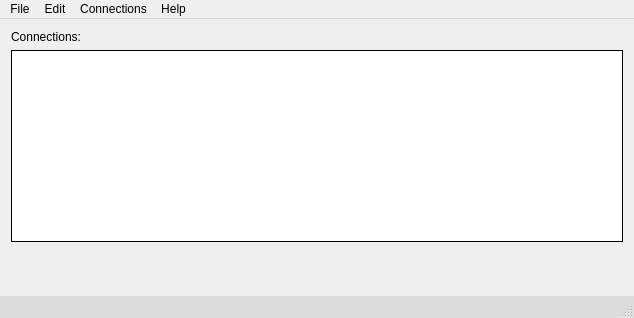
<?xml version="1.0" encoding="UTF-8"?>
<ui version="4.0">
 <class>MainWindow</class>
 <widget class="QMainWindow" name="MainWindow">
  <property name="geometry">
   <rect>
    <x>0</x>
    <y>0</y>
    <width>634</width>
    <height>318</height>
   </rect>
  </property>
  <property name="windowTitle">
   <string>wwanEric</string>
  </property>
  <property name="styleSheet">
   <string notr="true">QMainWindow::separator::vertical 
{
     background :qlineargradient(spread:pad, x1:1, y1:0.5, x2:0, y2:0.5, stop:0 rgba(160, 160, 160, 255), stop:1 rgba(255, 255, 255, 255));
     width: 5px; /* when vertical */
     height: 5px; /* when horizontal */
 
     border-radius: 2px;
}
 
QMainWindow::separator:hover::vertical 
{
     background:qlineargradient(spread:pad, x1:0, y1:0, x2:1, y2:0, stop:0 rgba(100, 100, 100, 255), stop:1 rgba(255, 255, 255, 255));
}
 
QMainWindow::separator::horizontal
{
     background :qlineargradient(spread:pad, x1:0.5, y1:1, x2:0.5, y2:0, stop:0 rgba(160, 160, 160, 255), stop:1 rgba(255, 255, 255, 255));
     width: 5px; /* when vertical */
     height: 5px; /* when horizontal */
 
     border-radius: 2px;
}
 
QMainWindow::separator:hover::horizontal
{
     background:qlineargradient(spread:pad, x1:0.5, y1:0, x2:0.5, y2:1, stop:0 rgba(100, 100, 100, 255), stop:1 rgba(255, 255, 255, 255));
}

</string>
  </property>
  <widget class="QWidget" name="centralWidget">
   <layout class="QVBoxLayout" name="verticalLayout">
    <item>
     <widget class="QLabel" name="labelConnections">
      <property name="text">
       <string>Connections:</string>
      </property>
     </widget>
    </item>
    <item>
     <widget class="QTableWidget" name="connectionsWidget">
      <property name="frameShape">
       <enum>QFrame::Box</enum>
      </property>
      <property name="frameShadow">
       <enum>QFrame::Plain</enum>
      </property>
      <property name="editTriggers">
       <set>QAbstractItemView::NoEditTriggers</set>
      </property>
      <property name="alternatingRowColors">
       <bool>true</bool>
      </property>
      <property name="selectionMode">
       <enum>QAbstractItemView::SingleSelection</enum>
      </property>
      <property name="selectionBehavior">
       <enum>QAbstractItemView::SelectRows</enum>
      </property>
      <property name="iconSize">
       <size>
        <width>24</width>
        <height>24</height>
       </size>
      </property>
      <property name="showGrid">
       <bool>false</bool>
      </property>
      <property name="wordWrap">
       <bool>false</bool>
      </property>
      <property name="cornerButtonEnabled">
       <bool>false</bool>
      </property>
      <attribute name="horizontalHeaderVisible">
       <bool>false</bool>
      </attribute>
      <attribute name="horizontalHeaderStretchLastSection">
       <bool>true</bool>
      </attribute>
      <attribute name="verticalHeaderVisible">
       <bool>false</bool>
      </attribute>
     </widget>
    </item>
    <item>
     <spacer name="verticalSpacer">
      <property name="orientation">
       <enum>Qt::Vertical</enum>
      </property>
      <property name="sizeHint" stdset="0">
       <size>
        <width>20</width>
        <height>40</height>
       </size>
      </property>
     </spacer>
    </item>
   </layout>
  </widget>
  <widget class="QMenuBar" name="menuBar">
   <property name="geometry">
    <rect>
     <x>0</x>
     <y>0</y>
     <width>634</width>
     <height>18</height>
    </rect>
   </property>
   <widget class="QMenu" name="menuFile">
    <property name="title">
     <string>File</string>
    </property>
    <addaction name="actionExit"/>
   </widget>
   <widget class="QMenu" name="menuEdit">
    <property name="title">
     <string>Edit</string>
    </property>
    <addaction name="separator"/>
    <addaction name="actionPreferences"/>
   </widget>
   <widget class="QMenu" name="menuHelp">
    <property name="title">
     <string>Help</string>
    </property>
    <addaction name="actionVisit_website"/>
    <addaction name="actionAbout"/>
    <addaction name="actionAbout_Qt"/>
   </widget>
   <widget class="QMenu" name="menuConnections">
    <property name="title">
     <string>Connections</string>
    </property>
    <addaction name="actionAdd_connection"/>
    <addaction name="separator"/>
   </widget>
   <addaction name="menuFile"/>
   <addaction name="menuEdit"/>
   <addaction name="menuConnections"/>
   <addaction name="menuHelp"/>
  </widget>
  <widget class="QStatusBar" name="statusBar">
   <property name="styleSheet">
    <string notr="true">QStatusBar
{
	background: rgb(220, 220, 220);
}

QStatusBar::item
{
    border: 1px solid rgb(180, 180, 180);
    border-radius: 3px;
}
</string>
   </property>
  </widget>
  <action name="actionExit">
   <property name="icon">
    <iconset>
     <normaloff>icons/application_exit.png</normaloff>icons/application_exit.png</iconset>
   </property>
   <property name="text">
    <string>Exit</string>
   </property>
   <property name="menuRole">
    <enum>QAction::QuitRole</enum>
   </property>
  </action>
  <action name="actionPreferences">
   <property name="icon">
    <iconset>
     <normaloff>icons/application_preferences.png</normaloff>icons/application_preferences.png</iconset>
   </property>
   <property name="text">
    <string>Preferences</string>
   </property>
   <property name="menuRole">
    <enum>QAction::PreferencesRole</enum>
   </property>
  </action>
  <action name="actionAbout">
   <property name="icon">
    <iconset>
     <normaloff>icons/application_about.png</normaloff>icons/application_about.png</iconset>
   </property>
   <property name="text">
    <string>About</string>
   </property>
   <property name="menuRole">
    <enum>QAction::AboutRole</enum>
   </property>
  </action>
  <action name="actionAbout_Qt">
   <property name="text">
    <string>About Qt</string>
   </property>
   <property name="menuRole">
    <enum>QAction::AboutQtRole</enum>
   </property>
  </action>
  <action name="actionVisit_website">
   <property name="icon">
    <iconset>
     <normaloff>icons/application_website.png</normaloff>icons/application_website.png</iconset>
   </property>
   <property name="text">
    <string>Visit website</string>
   </property>
   <property name="shortcut">
    <string>F1</string>
   </property>
  </action>
  <action name="actionAdd_connection">
   <property name="icon">
    <iconset>
     <normaloff>icons/application_add_connection.png</normaloff>icons/application_add_connection.png</iconset>
   </property>
   <property name="text">
    <string>Add connection</string>
   </property>
  </action>
 </widget>
 <layoutdefault spacing="6" margin="11"/>
 <resources/>
 <connections/>
</ui>
